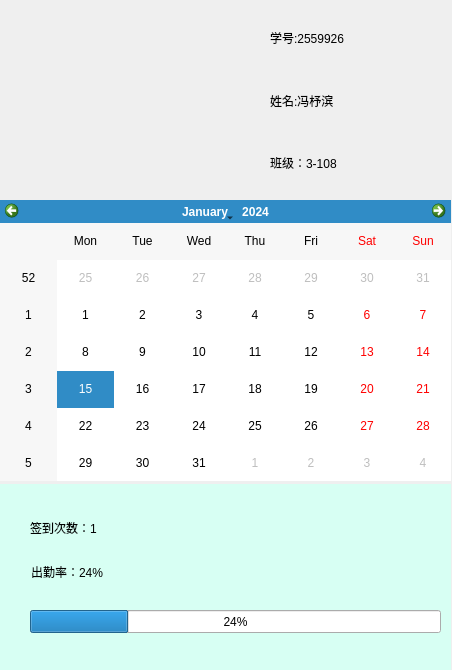
<?xml version="1.0" encoding="UTF-8"?>
<ui version="4.0">
 <class>PersonMessage</class>
 <widget class="QWidget" name="PersonMessage">
  <property name="geometry">
   <rect>
    <x>0</x>
    <y>0</y>
    <width>452</width>
    <height>670</height>
   </rect>
  </property>
  <property name="windowTitle">
   <string>Form</string>
  </property>
  <widget class="QCalendarWidget" name="calendarWidget">
   <property name="geometry">
    <rect>
     <x>0</x>
     <y>200</y>
     <width>451</width>
     <height>281</height>
    </rect>
   </property>
  </widget>
  <widget class="QLabel" name="label_6">
   <property name="geometry">
    <rect>
     <x>40</x>
     <y>20</y>
     <width>151</width>
     <height>151</height>
    </rect>
   </property>
   <property name="styleSheet">
    <string notr="true">font: 75 12pt &quot;Arial&quot;;
border-image: url(:/back/style/user.png);</string>
   </property>
   <property name="text">
    <string/>
   </property>
  </widget>
  <widget class="QWidget" name="layoutWidget">
   <property name="geometry">
    <rect>
     <x>270</x>
     <y>10</y>
     <width>171</width>
     <height>181</height>
    </rect>
   </property>
   <layout class="QVBoxLayout" name="verticalLayout">
    <item>
     <widget class="QLabel" name="label">
      <property name="text">
       <string>学号:2559926</string>
      </property>
     </widget>
    </item>
    <item>
     <widget class="QLabel" name="label_2">
      <property name="text">
       <string>姓名:冯杼滨</string>
      </property>
     </widget>
    </item>
    <item>
     <widget class="QLabel" name="label_3">
      <property name="text">
       <string>班级：3-108</string>
      </property>
     </widget>
    </item>
   </layout>
  </widget>
  <widget class="QLabel" name="label_7">
   <property name="geometry">
    <rect>
     <x>0</x>
     <y>-20</y>
     <width>461</width>
     <height>701</height>
    </rect>
   </property>
   <property name="styleSheet">
    <string notr="true">border-image: url(:/back/style/third.png);</string>
   </property>
   <property name="text">
    <string/>
   </property>
  </widget>
  <widget class="QLabel" name="label_8">
   <property name="geometry">
    <rect>
     <x>0</x>
     <y>484</y>
     <width>451</width>
     <height>191</height>
    </rect>
   </property>
   <property name="styleSheet">
    <string notr="true">background-color: rgb(215, 255, 243);</string>
   </property>
   <property name="text">
    <string/>
   </property>
  </widget>
  <widget class="QLabel" name="label_4">
   <property name="geometry">
    <rect>
     <x>30</x>
     <y>520</y>
     <width>83</width>
     <height>16</height>
    </rect>
   </property>
   <property name="text">
    <string>签到次数：1</string>
   </property>
  </widget>
  <widget class="QLabel" name="label_5">
   <property name="geometry">
    <rect>
     <x>31</x>
     <y>564</y>
     <width>84</width>
     <height>16</height>
    </rect>
   </property>
   <property name="text">
    <string>出勤率：24%</string>
   </property>
  </widget>
  <widget class="QProgressBar" name="progressBar">
   <property name="geometry">
    <rect>
     <x>30</x>
     <y>610</y>
     <width>411</width>
     <height>23</height>
    </rect>
   </property>
   <property name="value">
    <number>24</number>
   </property>
  </widget>
  <zorder>label_8</zorder>
  <zorder>label_7</zorder>
  <zorder>calendarWidget</zorder>
  <zorder>label_6</zorder>
  <zorder>layoutWidget</zorder>
  <zorder>layoutWidget</zorder>
  <zorder>label_4</zorder>
  <zorder>label_5</zorder>
  <zorder>progressBar</zorder>
 </widget>
 <resources/>
 <connections/>
</ui>
